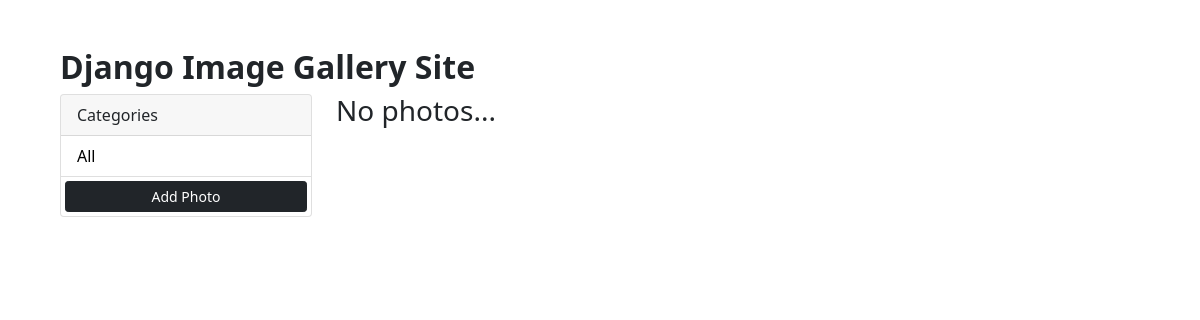
Page /?category=Camping on the earlier database version.
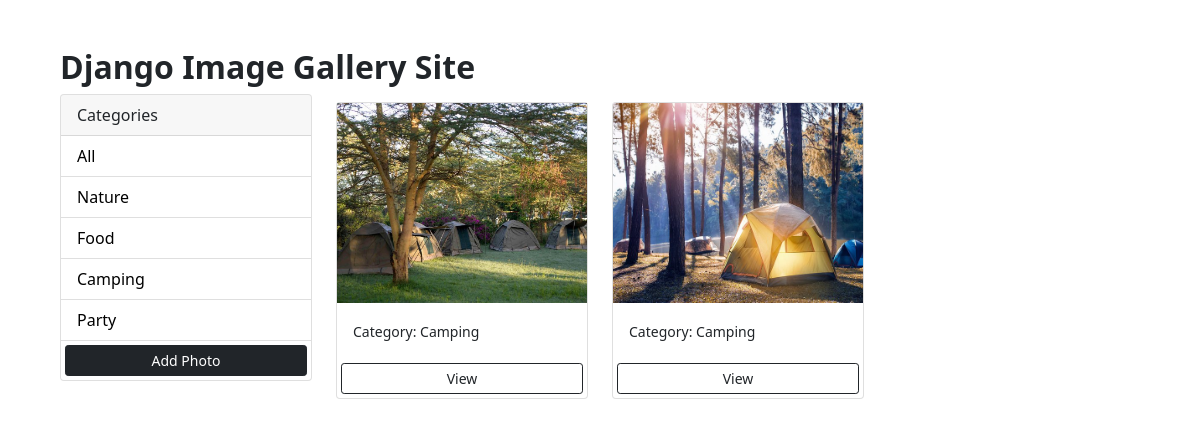
Same page on the later database version.
### photos/models.py (models this page shows, shortened)
class Category(models.Model):
    name = models.CharField(max_length=100, null=False, blank=False)

class Photo(models.Model):
    category = models.ForeignKey(
        Category, on_delete=models.SET_NULL, null=True, blank=True)
    image = models.ImageField(null=False, blank=False)
    description = models.CharField(max_length=500, null=False, blank=False)

### photos/views.py (the view)
# urls.py: path('', views.gallery, name='gallery'),
def gallery(request):
    category = request.GET.get('category')
    if category == None:
        photos = Photo.objects.all()
    else:
        photos = Photo.objects.filter(category__name=category)
    categories = Category.objects.all()
    context = {'categories': categories, 'photos': photos}
    return render(request, 'photos/gallery.html', context)

### photos/templates/photos/gallery.html (shortened to what this page needs)
<!DOCTYPE html>
<html lang="en">
    <head>
        <link href="https://cdn.jsdelivr.net/npm/bootstrap@5.0.0-beta1/dist/css/bootstrap.min.css" rel="stylesheet"
>
        {% load static %}
        <link rel="stylesheet"  href="{%  static  'css/style.css'  %}">
    </head>
    <body class="m-5">
        <div class="container">
            <div class="row">
                <h1 class="title">Django Image Gallery Site</h1>
                <div class="col-md-3">
                    <div class="card">
                        <div class="card-header">
                            Categories
                        </div>
                        <ul class="list-group list-group-flush">
                            <li class="list-group-item">
                                <a href="{% url 'gallery' %}">All</a>
                            </li>
                            {% for category in categories %}
                            <li class=" list-group-item">
                                <a href="{% url 'gallery' %}?category={{category.name}}">
                                    {{category.name}}
                                </a>
                            </li>
                            {% endfor %}
                            <a href="{% url 'add' %}" class="btn btn-dark btn-block btn-sm m-1">Add Photo</a>
                        </ul>
                    </div>
                </div>
                <div class="col-md-9">
                    <div class="row">
                        {% for photo in photos %}
                        <div class="col-md-4">
                            <div class="card my-2">
                                <img class="image-thumbail" src="{{photo.image.url}}" alt="Card image cap">
                                <div class="card-body">
                                    <small>Category: {{photo.category.name}}</small>
                                </div>
                                <a href="{% url 'photo' photo.id %}" class="btn btn-outline-dark btn-sm m-1">View</a>
                            </div>
                        </div>
                        {% empty %}
                        <h3>No photos...</h3>
                        {% endfor %}
                    </div>
                </div>
            </div>
        </div>
    </body>
</html>

### photos/statict/css/style.css (style rules this page uses)
.title { place-items: center; align-items: center; font-size: 2rem; font-weight: bolder; }
img { max-width: 100%; max-height: 100%; }
.image-thumbail { height: 200px; object-fit: cover; }
.list-group-item a { text-decoration: none; color: black; }

Differences in the rows shown:
added Category: name "Nature"
added Category: name "Food"
added Category: name "Camping"
added Category: name "Party"
added Photo: image (picture), category.name "Camping"
added Photo: image (picture), category.name "Camping"
Other differences:
text no longer shown: "No photos..."
